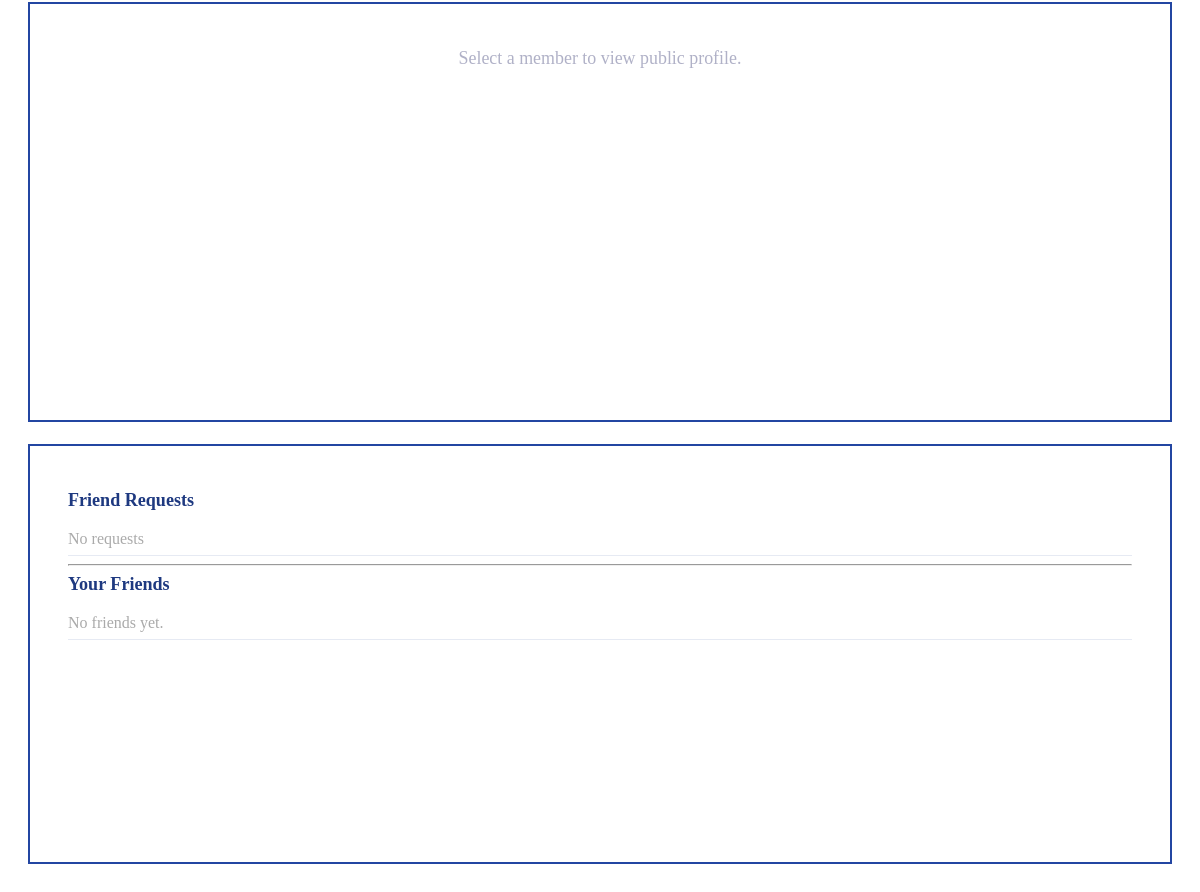
The app's page /accounts/find-friends/ (signed in, lower part), older data.
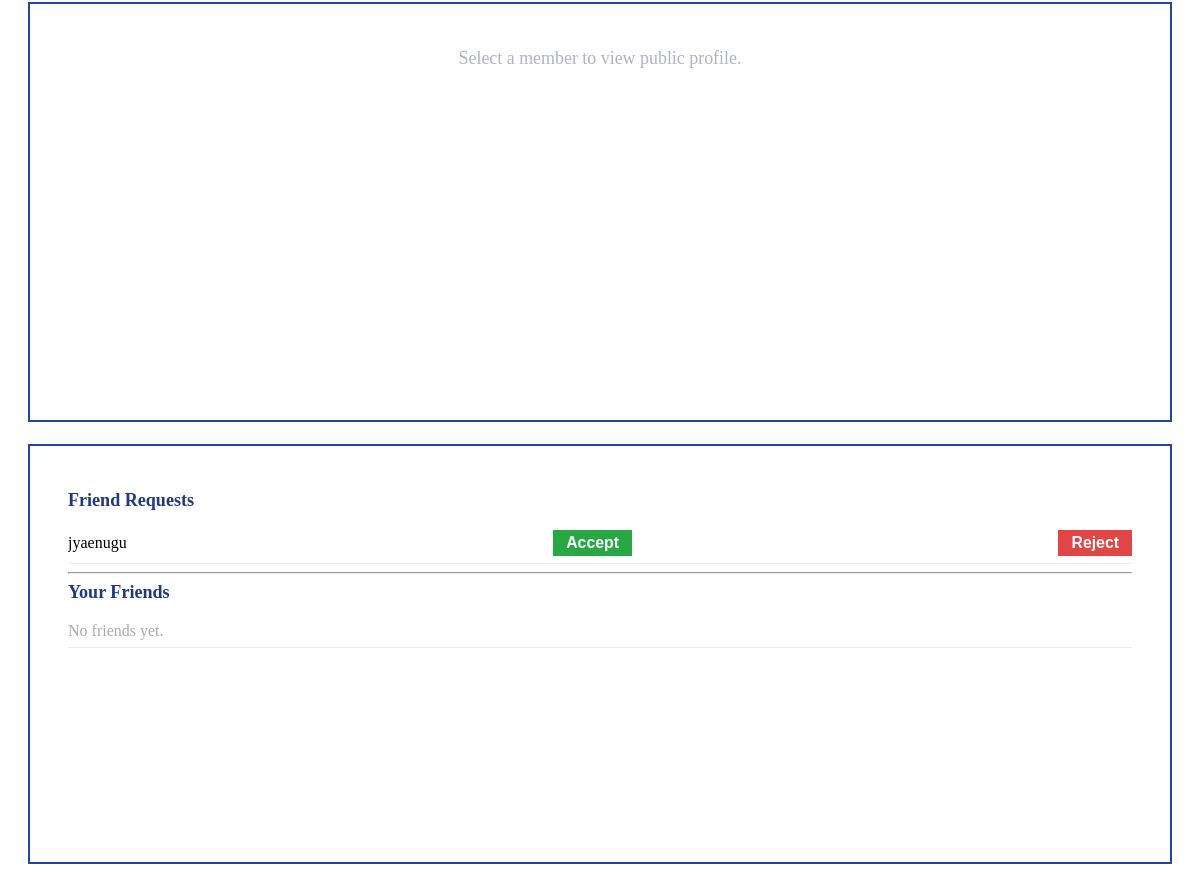
The same page, newer data.
### accounts/models.py (models this page shows, shortened)
class Friendship(models.Model):
    from_user = models.ForeignKey(User, related_name='friendships_sent', on_delete=models.CASCADE)
    to_user = models.ForeignKey(User, related_name='friendships_received', on_delete=models.CASCADE)
    status = models.CharField(max_length=10, choices=[
        ('requested', 'Requested'),
        ('accepted', 'Accepted'),
    ])
    created_at = models.DateTimeField(auto_now_add=True)
    class Meta:
        unique_together = ('from_user', 'to_user')

class UserProfile(models.Model):
    user = models.OneToOneField(User, on_delete=models.CASCADE)
    nickname = models.CharField(
        max_length=30,
        blank=False,
        verbose_name='Nickname'
    )
    GENDER_CHOICES = [
        ('M', 'Male'),
        ('F', 'Female'),
    ]
    gender = models.CharField(
        max_length=1,
        choices=GENDER_CHOICES,
        verbose_name='Gender'
    )
    NATIVE_LANGUAGE_CHOICES = [
        ('ab', 'Abkhaz'), ('aa', 'Afar'), ('af', 'Afrikaans'), ('ak', 'Akan'),
        ('sq', 'Albanian'), ('am', 'Amharic'), ('ar', 'Arabic'), ('an', 'Aragonese'),
        ('hy', 'Armenian'), ('as', 'Assamese'), ('av', 'Avaric'), ('ae', 'Avestan'),
        ('ay', 'Aymara'), ('az', 'Azerbaijani'), ('bm', 'Bambara'), ('ba', 'Bashkir'),
        ('eu', 'Basque'), ('be', 'Belarusian'), ('bn', 'Bengali'), ('bh', 'Bihari'),
        ('bi', 'Bislama'), ('bs', 'Bosnian'), ('br', 'Breton'), ('bg', 'Bulgarian'),
        ('my', 'Burmese'), ('ca', 'Catalan; Valencian'), ('ch', 'Chamorro'),
        ('ce', 'Chechen'), ('ny', 'Chichewa; Chewa; Nyanja'), ('zh', 'Chinese'),
        ('cv', 'Chuvash'), ('kw', 'Cornish'), ('co', 'Corsican'), ('cr', 'Cree'),
        ('hr', 'Croatian'), ('cs', 'Czech'), ('da', 'Danish'),
        ('dv', 'Divehi; Dhivehi; Maldivian;'), ('nl', 'Dutch'), ('dz', 'Dzongkha'),
        ('en', 'English'), ('eo', 'Esperanto'), ('et', 'Estonian'), ('ee', 'Ewe'),
        ('fo', 'Faroese'), ('fj', 'Fijian'), ('fi', 'Finnish'), ('fr', 'French'),
        ('ff', 'Fula; Fulah; Pulaar; Pular'), ('gl', 'Galician'), ('ka', 'Georgian'),
        ('de', 'German'), ('el', 'Greek, Modern'), ('gn', 'Guaraní'), ('gu', 'Gujarati'),
        ('ht', 'Haitian; Haitian Creole'), ('ha', 'Hausa'), ('he', 'Hebrew (modern)'),
        ('hz', 'Herero'), ('hi', 'Hindi'), ('ho', 'Hiri Motu'), ('hu', 'Hungarian'),
        ('ia', 'Interlingua'), ('id', 'Indonesian'), ('ie', 'Interlingue'), ('ga', 'Irish'),
        ('ig', 'Igbo'), ('ik', 'Inupiaq'), ('io', 'Ido'), ('is', 'Icelandic'),
        ('it', 'Italian'), ('iu', 'Inuktitut'), ('ja', 'Japanese'), ('jv', 'Javanese'),
        ('kl', 'Kalaallisut, Greenlandic'), ('kn', 'Kannada'), ('kr', 'Kanuri'),
        ('ks', 'Kashmiri'), ('kk', 'Kazakh'), ('km', 'Khmer'), ('ki', 'Kikuyu, Gikuyu'),
        ('rw', 'Kinyarwanda'), ('ky', 'Kirghiz, Kyrgyz'), ('kv', 'Komi'), ('kg', 'Kongo'),
        ('ko', 'Korean'), ('ku', 'Kurdish'), ('kj', 'Kwanyama, Kuanyama'), ('la', 'Latin'),
        ('lb', 'Luxembourgish, Letzeburgesch'), ('lg', 'Luganda'),
        ('li', 'Limburgish, Limburgan, Limburger'), ('ln', 'Lingala'), ('lo', 'Lao'),
        ('lt', 'Lithuanian'), ('lu', 'Luba-Katanga'), ('lv', 'Latvian'), ('gv', 'Manx'),
        ('mk', 'Macedonian'), ('mg', 'Malagasy'), ('ms', 'Malay'), ('ml', 'Malayalam'),
        ('mt', 'Maltese'), ('mi', 'Māori'), ('mr', 'Marathi (Marāṭhī)'),
        ('mh', 'Marshallese'), ('mn', 'Mongolian'), ('na', 'Nauru'), ('nv', 'Navajo, Navaho'),
        ('nb', 'Norwegian Bokmål'), ('nd', 'North Ndebele'), ('ne', 'Nepali'), ('ng', 'Ndonga'),
        ('nn', 'Norwegian Nynorsk'), ('no', 'Norwegian'), ('ii', 'Nuosu'), ('nr', 'South Ndebele'),
        ('oc', 'Occitan'), ('oj', 'Ojibwe, Ojibwa'),
        ('cu', 'Old Church Slavonic, Church Slavonic, Old Bulgarian'), ('om', 'Oromo'),
        ('or', 'Oriya'), ('os', 'Ossetian, Ossetic'), ('pa', 'Panjabi, Punjabi'),
        ('pi', 'Pāli'), ('fa', 'Persian'), ('pl', 'Polish'), ('ps', 'Pashto, Pushto'),
        ('pt', 'Portuguese'), ('qu', 'Quechua'), ('rm', 'Romansh'), ('rn', 'Kirundi'),
        ('ro', 'Romanian, Moldavian, Moldovan'), ('ru', 'Russian'),
        ('sa', 'Sanskrit (Saṁskṛta)'), ('sc', 'Sardinian'), ('sd', 'Sindhi'),
        ('se', 'Northern Sami'), ('sm', 'Samoan'), ('sg', 'Sango'), ('sr', 'Serbian'),
        ('gd', 'Scottish Gaelic; Gaelic'), ('sn', 'Shona'), ('si', 'Sinhala, Sinhalese'),
        ('sk', 'Slovak'), ('sl', 'Slovene'), ('so', 'Somali'), ('st', 'Southern Sotho'),
        ('es', 'Spanish; Castilian'), ('su', 'Sundanese'), ('sw', 'Swahili'), ('ss', 'Swati'),
        ('sv', 'Swedish'), ('ta', 'Tamil'), ('te', 'Telugu'), ('tg', 'Tajik'), ('th', 'Thai'),
        ('ti', 'Tigrinya'), ('bo', 'Tibetan Standard, Tibetan, Central'), ('tk', 'Turkmen'),
        ('tl', 'Tagalog'), ('tn', 'Tswana'), ('to', 'Tonga (Tonga Islands)'),
        ('tr', 'Turkish'), ('ts', 'Tsonga'), ('tt', 'Tatar'), ('tw', 'Twi'), ('ty', 'Tahitian'),
        ('ug', 'Uighur, Uyghur'), ('uk', 'Ukrainian'), ('ur', 'Urdu'), ('uz', 'Uzbek'),
        ('ve', 'Venda'), ('vi', 'Vietnamese'), ('vo', 'Volapük'), ('wa', 'Walloon'),
        ('cy', 'Welsh'), ('wo', 'Wolof'), ('fy', 'Western Frisian'), ('xh', 'Xhosa'),
        ('yi', 'Yiddish'), ('yo', 'Yoruba'), ('za', 'Zhuang, Chuang'), ('zu', 'Zulu'),
    ]
    native_language = models.CharField(
        max_length=20,
        choices=NATIVE_LANGUAGE_CHOICES,
        verbose_name='Native Language'
    )
    NATIONALITY_CHOICES = [
    ('AF', 'Afghanistan'), ('AL', 'Albania'), ('DZ', 'Algeria'), ('AS', 'American Samoa'),
    ('AD', 'Andorra'), ('AO', 'Angola'), ('AR', 'Argentina'), ('AM', 'Armenia'),
    ('AU', 'Australia'), ('AT', 'Austria'), ('AZ', 'Azerbaijan'), ('BS', 'Bahamas'),
    ('BH', 'Bahrain'), ('BD', 'Bangladesh'), ('BY', 'Belarus'), ('BE', 'Belgium'),
    ('BZ', 'Belize'), ('BJ', 'Benin'), ('BT', 'Bhutan'), ('BO', 'Bolivia'),
    ('BA', 'Bosnia and Herzegovina'), ('BW', 'Botswana'), ('BR', 'Brazil'),
    ('BN', 'Brunei'), ('BG', 'Bulgaria'), ('BF', 'Burkina Faso'), ('BI', 'Burundi'),
    ('KH', 'Cambodia'), ('CM', 'Cameroon'), ('CA', 'Canada'), ('CV', 'Cape Verde'),
    ('CF', 'Central African Republic'), ('TD', 'Chad'), ('CL', 'Chile'), ('CN', 'China'),
    ('CO', 'Colombia'), ('KM', 'Comoros'), ('CG', 'Congo'), ('CD', 'Congo (DRC)'),
    ('CR', 'Costa Rica'), ('HR', 'Croatia'), ('CU', 'Cuba'), ('CY', 'Cyprus'),
    ('CZ', 'Czech Republic'), ('DK', 'Denmark'), ('DJ', 'Djibouti'), ('DM', 'Dominica'),
    ('DO', 'Dominican Republic'), ('EC', 'Ecuador'), ('EG', 'Egypt'), ('SV', 'El Salvador'),
    ('GQ', 'Equatorial Guinea'), ('ER', 'Eritrea'), ('EE', 'Estonia'), ('ET', 'Ethiopia'),
    ('FJ', 'Fiji'), ('FI', 'Finland'), ('FR', 'France'), ('GA', 'Gabon'),
    ('GM', 'Gambia'), ('GE', 'Georgia'), ('DE', 'Germany'), ('GH', 'Ghana'),
    ('GR', 'Greece'), ('GD', 'Grenada'), ('GT', 'Guatemala'), ('GN', 'Guinea'),
    ('GW', 'Guinea-Bissau'), ('GY', 'Guyana'), ('HT', 'Haiti'), ('HN', 'Honduras'),
    ('HU', 'Hungary'), ('IS', 'Iceland'), ('IN', 'India'), ('ID', 'Indonesia'),
    ('IR', 'Iran'), ('IQ', 'Iraq'), ('IE', 'Ireland'), ('IL', 'Israel'), ('IT', 'Italy'),
    ('JM', 'Jamaica'), ('JP', 'Japan'), ('JO', 'Jordan'), ('KZ', 'Kazakhstan'),
    ('KE', 'Kenya'), ('KI', 'Kiribati'), ('KP', 'North Korea'), ('KR', 'South Korea'),
    ('KW', 'Kuwait'), ('KG', 'Kyrgyzstan'), ('LA', 'Laos'), ('LV', 'Latvia'),
    ('LB', 'Lebanon'), ('LS', 'Lesotho'), ('LR', 'Liberia'), ('LY', 'Libya'),
    ('LI', 'Liechtenstein'), ('LT', 'Lithuania'), ('LU', 'Luxembourg'), ('MG', 'Madagascar'),
    ('MW', 'Malawi'), ('MY', 'Malaysia'), ('MV', 'Maldives'), ('ML', 'Mali'),
    ('MT', 'Malta'), ('MH', 'Marshall Islands'), ('MR', 'Mauritania'), ('MU', 'Mauritius'),
    ('MX', 'Mexico'), ('FM', 'Micronesia'), ('MD', 'Moldova'), ('MC', 'Monaco'),
    ('MN', 'Mongolia'), ('ME', 'Montenegro'), ('MA', 'Morocco'), ('MZ', 'Mozambique'),
    ('MM', 'Myanmar'), ('NA', 'Namibia'), ('NR', 'Nauru'), ('NP', 'Nepal'), ('NL', 'Netherlands'),
    ('NZ', 'New Zealand'), ('NI', 'Nicaragua'), ('NE', 'Niger'), ('NG', 'Nigeria'),
    ('NO', 'Norway'), ('OM', 'Oman'), ('PK', 'Pakistan'), ('PW', 'Palau'), ('PS', 'Palestine'),
    ('PA', 'Panama'), ('PG', 'Papua New Guinea'), ('PY', 'Paraguay'), ('PE', 'Peru'),
    ('PH', 'Philippines'), ('PL', 'Poland'), ('PT', 'Portugal'), ('QA', 'Qatar'),
    ('RO', 'Romania'), ('RU', 'Russia'), ('RW', 'Rwanda'), ('KN', 'Saint Kitts and Nevis'),
    ('LC', 'Saint Lucia'), ('VC', 'Saint Vincent and the Grenadines'), ('WS', 'Samoa'),
    ('SM', 'San Marino'), ('ST', 'Sao Tome and Principe'), ('SA', 'Saudi Arabia'),
    ('SN', 'Senegal'), ('RS', 'Serbia'), ('SC', 'Seychelles'), ('SL', 'Sierra Leone'),
    ('SG', 'Singapore'), ('SK', 'Slovakia'), ('SI', 'Slovenia'), ('SB', 'Solomon Islands'),
    ('SO', 'Somalia'), ('ZA', 'South Africa'), ('ES', 'Spain'), ('LK', 'Sri Lanka'),
    ('SD', 'Sudan'), ('SR', 'Suriname'), ('SZ', 'Swaziland'), ('SE', 'Sweden'),
    ('CH', 'Switzerland'), ('SY', 'Syria'), ('TW', 'Taiwan'), ('TJ', 'Tajikistan'),
    ('TZ', 'Tanzania'), ('TH', 'Thailand'), ('TL', 'Timor-Leste'), ('TG', 'Togo'),
    ('TO', 'Tonga'), ('TT', 'Trinidad and Tobago'), ('TN', 'Tunisia'), ('TR', 'Turkey'),
    ('TM', 'Turkmenistan'), ('TV', 'Tuvalu'), ('UG', 'Uganda'), ('UA', 'Ukraine'),
    ('AE', 'United Arab Emirates'), ('GB', 'United Kingdom'), ('US', 'United States'),
    ('UY', 'Uruguay'), ('UZ', 'Uzbekistan'), ('VU', 'Vanuatu'), ('VE', 'Venezuela'),
    ('VN', 'Vietnam'), ('YE', 'Yemen'), ('ZM', 'Zambia'), ('ZW', 'Zimbabwe'),
    ]
    nationality = models.CharField(
        max_length=50,
        choices=NATIONALITY_CHOICES,
        blank=True,
        verbose_name='Nationality'
    )
    born_year = models.PositiveIntegerField(
        null=True, blank=True,
        verbose_name='Born Year'
    )
    show_born_year = models.BooleanField(
        default=False,
        verbose_name='Show Born Year'
    )
    nationality = models.CharField(
        max_length=50,
        blank=True,
        verbose_name='Nationality'
    )
    show_nationality = models.BooleanField(
        default=False,
        verbose_name='Show Nationality'
    )
    favorite_categories = models.ManyToManyField(
        'Category',         # 또는 Category 모델이 같은 파일에 있으면 그냥 Category
        blank=True,
        verbose_name='관심 카테고리'
    )
    major = models.CharField(
        max_length=100,
        blank=True,
        verbose_name='Major'
    )
    show_major = models.BooleanField(
        default=False,
        verbose_name='Show Major'
    )
    instagram_id = models.CharField(
        max_length=100,
        blank=True,
        verbose_name='Instagram ID'
    )
    show_instagram = models.BooleanField(
        default=False,
        verbose_name='Show Instagram ID'
    )
    MBTI_CHOICES = [
        ('INTJ','INTJ'),('INTP','INTP'),('ENTJ','ENTJ'),('ENTP','ENTP'),
        ('INFJ','INFJ'),('INFP','INFP'),('ENFJ','ENFJ'),('ENFP','ENFP'),
        ('ISTJ','ISTJ'),('ISFJ','ISFJ'),('ESTJ','ESTJ'),('ESFJ','ESFJ'),
        ('ISTP','ISTP'),('ISFP','ISFP'),('ESTP','ESTP'),('ESFP','ESFP'),
    ]
    personality = models.CharField(
        max_length=4,
        choices=MBTI_CHOICES,
        blank=True,
        verbose_name='Personality'
    )
    show_personality = models.BooleanField(
        default=False,
        verbose_name='Show Personality'
    )
    bio = models.CharField(
        max_length=200,
        blank=True,
        verbose_name='Bio'
    )
    show_bio = models.BooleanField(
        default=False,
        verbose_name='Show Bio'
    )
    interests = models.ManyToManyField(
        Interest,
        blank=True,
        related_name='profiles',
        verbose_name='User-selected Interests'
    )
    selected_topics = models.ManyToManyField(
        Topic,
        blank=True,
        related_name='selected_by',
        verbose_name='User-selected Topics'
    )

### accounts/views.py (the view)
# urls.py: path('find-friends/', views.find_friends_view, name='find_friends'),
@login_required
def find_friends_view(request):
    sent_requests_ids = list(
        Friendship.objects
        .filter(from_user=request.user, status='requested')
        .values_list('to_user_id', flat=True)
    )
    raw_pairs = Friendship.objects.filter(
        (Q(from_user=request.user) | Q(to_user=request.user)),
        status='accepted'
    ).values_list('from_user_id', 'to_user_id')
    friends_ids = set(i for pair in raw_pairs for i in pair if i != request.user.id)
    friends = User.objects.filter(id__in=friends_ids)
    friend_requests_received = Friendship.objects.filter(
        to_user=request.user, status='requested'
    ).select_related('from_user__userprofile')
    profiles = UserProfile.objects.exclude(user=request.user) \
                                  .prefetch_related('favorite_categories')
    public_profiles = {}
    for prof in profiles:
        public_profiles[prof.user.id] = {
            "nickname": prof.nickname,
            "gender": prof.get_gender_display(),
            "native_language": prof.get_native_language_display(),
            "nationality": prof.show_nationality and prof.nationality or None,
            "major":       prof.show_major and prof.major or None,
            "personality": prof.show_personality and prof.personality or None,
            "born_year":   prof.show_born_year and prof.born_year or None,
            "interests": [cat.name for cat in prof.favorite_categories.all()],
        }
    public_profiles_json = json.dumps(public_profiles)
    return render(request, "accounts/find_friends.html", {
        "profiles": profiles,
        "public_profiles_json": public_profiles_json,
        "friends": friends,
        "friend_requests_received": friend_requests_received,
        "friends_ids": list(friends_ids),
        "sent_requests_ids": sent_requests_ids,
    })

### accounts/templates/accounts/find_friends.html (shortened to what this page needs)
{% extends "base.html" %}
{% load static %}
{% block content %}
<link rel="stylesheet" href="{% static 'css/find_friends.css' %}">
<div class="find-friends-main">
  <div class="find-friends-center">
    <div class="center-card-fixed" id="profile-card-area">
      <div class="profile-placeholder">
        <span>Select a member to view public profile.</span>
      </div>
    </div>
  </div>
  <div class="find-friends-right">
    <div class="friends-section">
      <div class="friends-title"><b>Friend Requests</b></div>
      <ul id="friend-requests-list">
        {% for fr in friend_requests_received %}
          <li>
            <span>{{ fr.from_user.userprofile.nickname }}</span>
            <button class="accept-friend-btn" data-friendid="{{ fr.from_user.id }}">Accept</button>
            <button class="reject-friend-btn" data-friendid="{{ fr.from_user.id }}">Reject</button>
          </li>
        {% empty %}
          <li style="color:#aaa;">No requests</li>
        {% endfor %}
      </ul>
      <hr>
      <div class="friends-title"><b>Your Friends</b></div>
      <ul id="friends-list">
        {% for f in friends %}
          <li>
            <span class="friend-nickname" data-userid="{{ f.id }}">{{ f.userprofile.nickname }}</span>
          </li>
        {% empty %}
          <li style="color:#aaa;">No friends yet.</li>
        {% endfor %}
      </ul>
    </div>
  </div>
</div>
{% endblock %}

### accounts/templates/base.html (shortened to what this page needs)
<!DOCTYPE html>
<html lang="ko">
<head>
    {% load static %}
    <link rel="stylesheet" href="{% static 'css/home.css' %}">
</head>
<body>
    <div style="padding: 20px;">
        {% block content %}
        {% endblock %}
    </div>
</body>
</html>

Row changes from the older to the newer data that the page shows:
added Friendship: from_user.userprofile.nickname "jyaenugu"
Text that changed along with them:
text no longer shown: "No requests"
